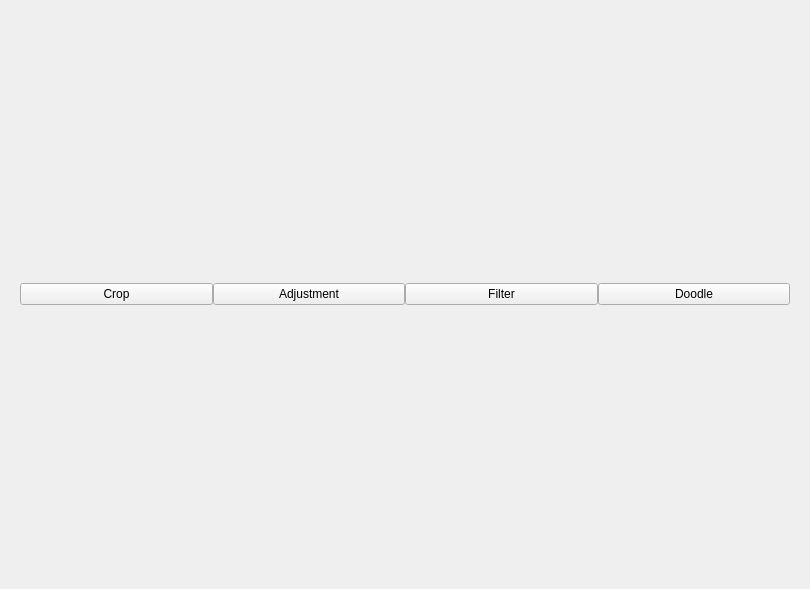
<?xml version="1.0" encoding="UTF-8"?>
<ui version="4.0">
 <class>edit_toolbar</class>
 <widget class="QWidget" name="edit_toolbar">
  <property name="geometry">
   <rect>
    <x>0</x>
    <y>0</y>
    <width>810</width>
    <height>589</height>
   </rect>
  </property>
  <property name="windowTitle">
   <string>Form</string>
  </property>
  <layout class="QGridLayout" name="gridLayout">
   <property name="horizontalSpacing">
    <number>0</number>
   </property>
   <item row="0" column="0">
    <widget class="QWidget" name="main_widget" native="true">
     <layout class="QHBoxLayout" name="horizontalLayout">
      <property name="spacing">
       <number>0</number>
      </property>
      <item>
       <widget class="QPushButton" name="crop_button">
        <property name="text">
         <string>Crop</string>
        </property>
       </widget>
      </item>
      <item>
       <widget class="QPushButton" name="adjustment_button">
        <property name="text">
         <string>Adjustment</string>
        </property>
       </widget>
      </item>
      <item>
       <widget class="QPushButton" name="filter_button">
        <property name="text">
         <string>Filter</string>
        </property>
       </widget>
      </item>
      <item>
       <widget class="QPushButton" name="doodle_button">
        <property name="text">
         <string>Doodle</string>
        </property>
       </widget>
      </item>
     </layout>
    </widget>
   </item>
  </layout>
 </widget>
 <resources/>
 <connections/>
</ui>
